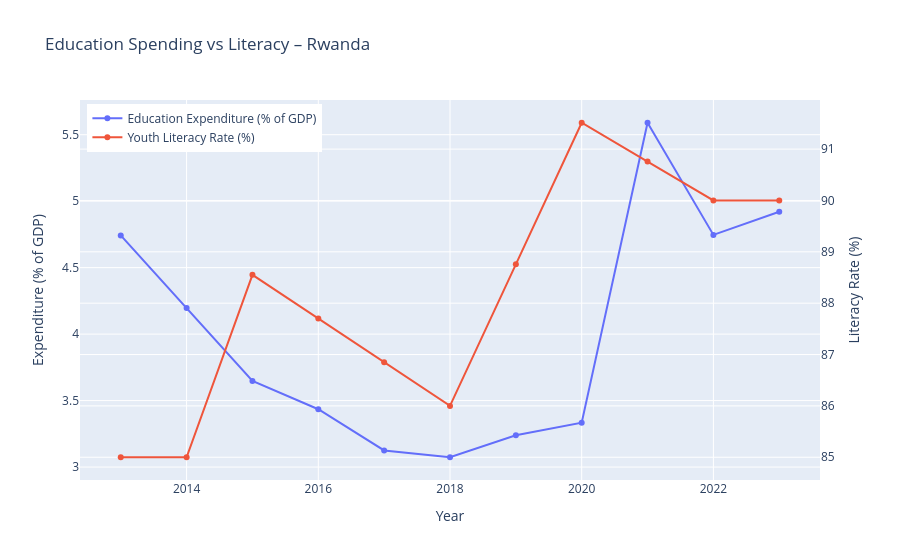

Notebook cell for this chart:
### Code cell
df_country = df_imputed[df_imputed['country'] == 'Rwanda']

fig = go.Figure()

fig.add_trace(go.Scatter(
    x=df_country['year'],
    y=df_country['Government Education Expenditure (% of GDP)'],
    name='Education Expenditure (% of GDP)',
    yaxis='y1'
))

fig.add_trace(go.Scatter(
    x=df_country['year'],
    y=df_country['Youth Literacy rate(% of people ages 15-24)'],
    name='Youth Literacy Rate (%)',
    yaxis='y2'
))

fig.update_layout(
    title='Education Spending vs Literacy – Rwanda',
    xaxis=dict(title='Year'),
    yaxis=dict(title='Expenditure (% of GDP)', side='left'),
    yaxis2=dict(title='Literacy Rate (%)', overlaying='y', side='right'),
    legend=dict(x=0.01, y=0.99)
)
fig.show()

### Figure 1 — Plotly figure (JSON) as saved in the notebook; plotly's stock layout.template omitted (floating-point values rounded to 4 significant figures)
{"data": [{"name": "Education Expenditure (% of GDP)", "type": "scatter", "x": [2013, 2014, 2015, 2016, 2017, 2018, 2019, 2020, 2021, 2022, 2023], "y": [4.742, 4.196, 3.647, 3.435, 3.125, 3.074, 3.239, 3.334, 5.59, 4.746, 4.92], "yaxis": "y"}, {"name": "Youth Literacy Rate (%)", "type": "scatter", "x": [2013, 2014, 2015, 2016, 2017, 2018, 2019, 2020, 2021, 2022, 2023], "y": [85.0, 85.0, 88.55, 87.7, 86.85, 86.0, 88.76, 91.51, 90.76, 90.0, 90.0], "yaxis": "y2"}], "layout": {"legend": {"x": 0.01, "y": 0.99}, "title": {"text": "Education Spending vs Literacy – Rwanda"}, "xaxis": {"title": {"text": "Year"}}, "yaxis": {"side": "left", "title": {"text": "Expenditure (% of GDP)"}}, "yaxis2": {"overlaying": "y", "side": "right", "title": {"text": "Literacy Rate (%)"}}}}
